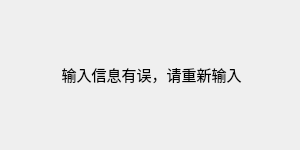
<?xml version="1.0" encoding="UTF-8"?>
<ui version="4.0">
 <class>InvalidInputDialog</class>
 <widget class="QDialog" name="InvalidInputDialog">
  <property name="geometry">
   <rect>
    <x>0</x>
    <y>0</y>
    <width>300</width>
    <height>150</height>
   </rect>
  </property>
  <property name="minimumSize">
   <size>
    <width>300</width>
    <height>150</height>
   </size>
  </property>
  <property name="maximumSize">
   <size>
    <width>300</width>
    <height>150</height>
   </size>
  </property>
  <property name="windowTitle">
   <string>Dialog</string>
  </property>
  <property name="windowIcon">
   <iconset resource="BeijingSubwayInfoSystemApplication.qrc">
    <normaloff>:/Picture/Resorce/Beijing Subway Logo Alone.png</normaloff>:/Picture/Resorce/Beijing Subway Logo Alone.png</iconset>
  </property>
  <widget class="QLabel" name="label">
   <property name="geometry">
    <rect>
     <x>31</x>
     <y>34</y>
     <width>241</width>
     <height>81</height>
    </rect>
   </property>
   <property name="font">
    <font>
     <family>等线</family>
     <pointsize>11</pointsize>
    </font>
   </property>
   <property name="text">
    <string>输入信息有误，请重新输入</string>
   </property>
   <property name="alignment">
    <set>Qt::AlignCenter</set>
   </property>
  </widget>
 </widget>
 <resources>
  <include location="BeijingSubwayInfoSystemApplication.qrc"/>
 </resources>
 <connections/>
</ui>
